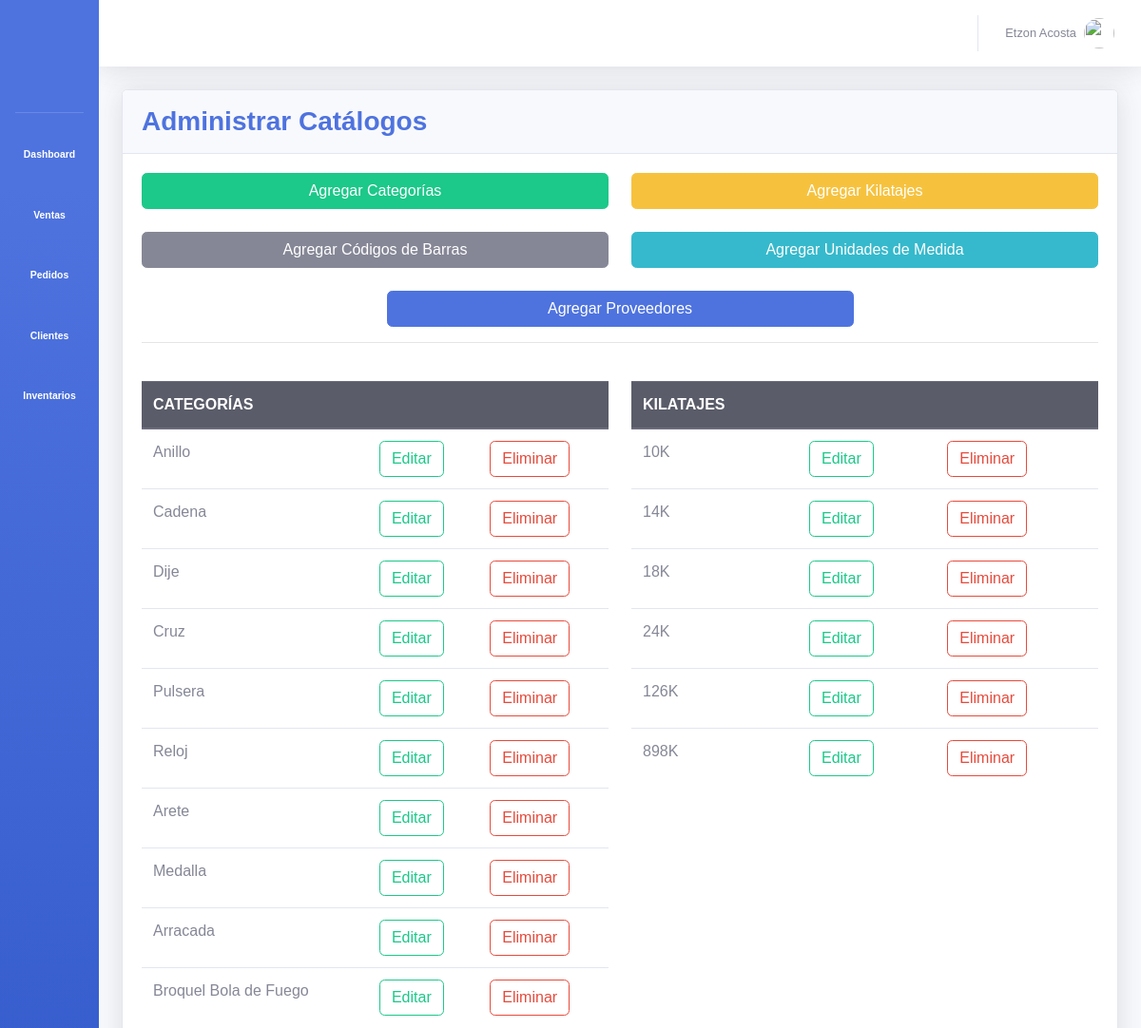
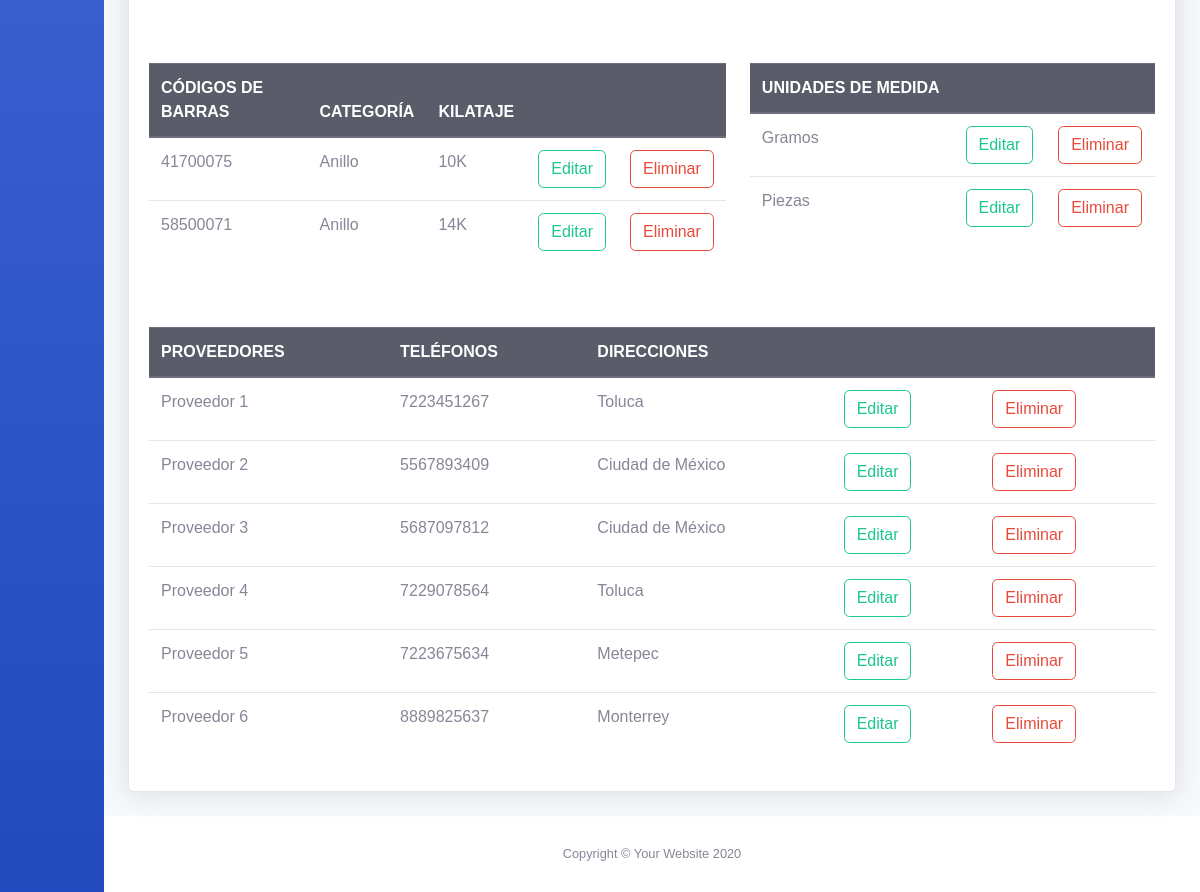
Page /inventarios/administrar_catalogos/ on the earlier database version (2 pictures, top to bottom).
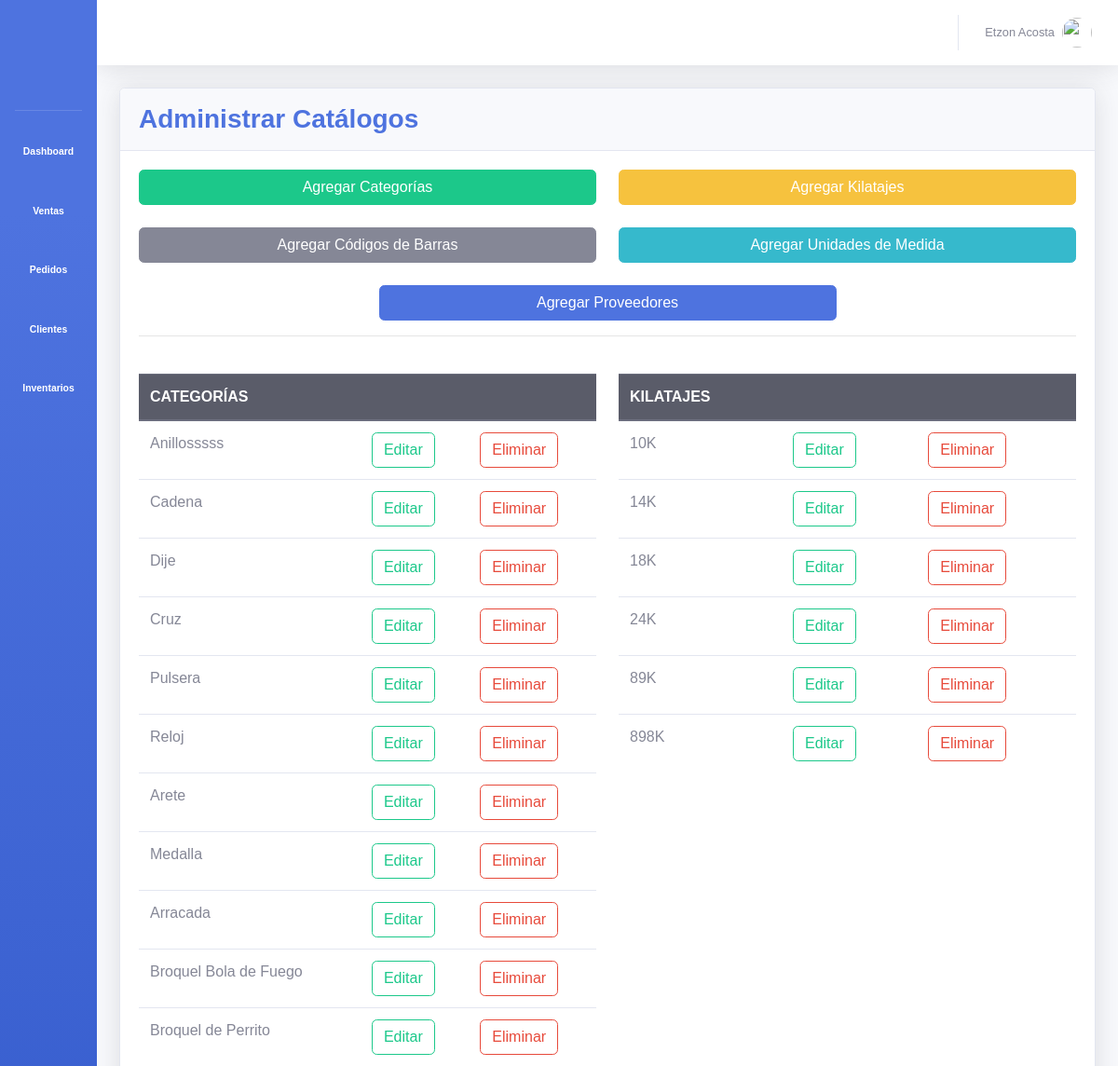
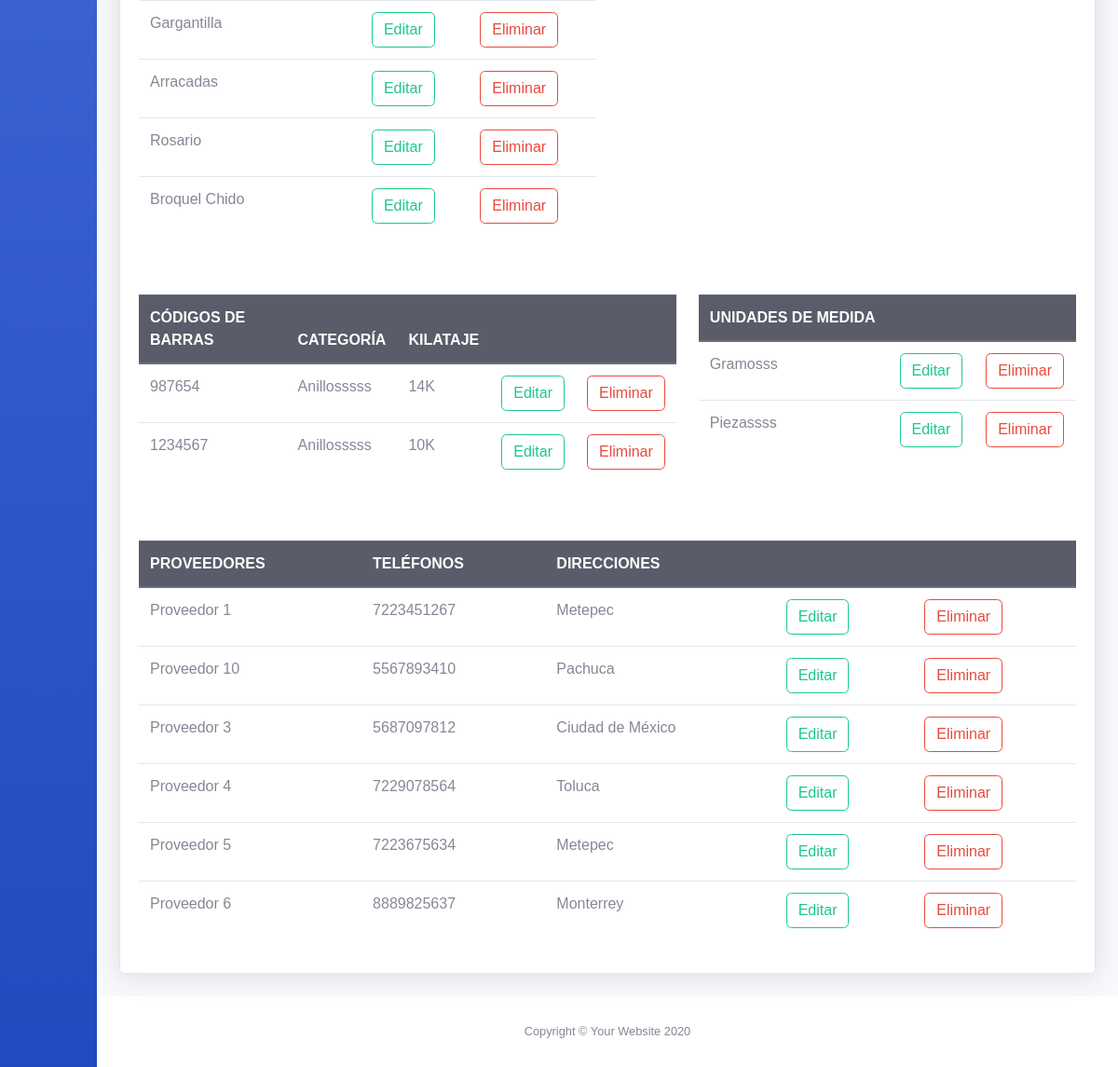
Same page on the later database version (2 pictures, top to bottom).
### inventarios/models.py (models this page shows, shortened)
class Category(models.Model):
	category_id = models.AutoField(primary_key=True)
	name = models.CharField(max_length=50)
	class Meta:
		db_table = 'categories'
		verbose_name_plural = 'categories'
	def __str__(self):
		return self.name

class Kilate(models.Model):
	kilate_id = models.AutoField(primary_key=True)
	name = models.CharField(max_length=5)
	def __str__(self):
		return self.name

class Barcode(models.Model):
	barcode = models.IntegerField(primary_key=True)
	category = models.ForeignKey(Category, on_delete=models.CASCADE)
	kilate = models.ForeignKey(Kilate, on_delete=models.CASCADE)

class UnitMeasurement(models.Model):
	unit_measurement_id = models.AutoField(primary_key=True)
	name = models.CharField(max_length=10)
	class Meta:
		db_table = 'units_measurements'
		verbose_name = 'unit Measurement'
		verbose_name_plural = 'units Measurements'
	def __str__(self):
		return self.name

class Vendor(models.Model):
	vendor_id = models.AutoField(primary_key=True)
	name = models.CharField(max_length=50)
	phone = models.CharField(max_length=15)
	address = models.CharField(max_length=50)

### inventarios/views.py (the view)
# urls.py: path('administrar_catalogos/', views.administrar_catalogos, name='administrar_catalogos'),
def administrar_catalogos(request):
	categorias = Category.objects.all()
	kilatajes = Kilate.objects.all()
	unidades = UnitMeasurement.objects.all()
	proveedores = Vendor.objects.all()
	codigos = Barcode.objects.all()
	product_form = ProductForm()
	cantidad_filas = range(10)
	cantidad_columnas = range(6)
	contexto = {
		'cantidad_filas': cantidad_filas,
		'cantidad_columnas': cantidad_columnas,
		'product_form': product_form,
		'categorias': categorias,
		'kilatajes': kilatajes,
		'unidades': unidades,
		'proveedores': proveedores,
		'codigos': codigos}
	return render(request, 'inventarios/administrar_catalogos.html', contexto)

### inventarios/forms.py
class ProductForm(ModelForm):
	class Meta:
		model = Product
		fields = '__all__'
		exclude = ['barcode']

### inventarios/templates/inventarios/administrar_catalogos.html (shortened to what this page needs)
{% extends 'base.html' %}
{% load static %}
{% load widget_tweaks %}
{% block css_variables %}
<link rel="stylesheet" type="text/css" href="{% static '/css/inventarios/administrar_catalogos.css' %}">
<link rel="stylesheet" href="https://cdn.jsdelivr.net/npm/bootstrap-select@1.13.14/dist/css/bootstrap-select.min.css">
{% endblock %}
{% block content %}
	<div class="row">
		<div class="col-xl-12">
			<div class="card shadow mb-4">
		    <div class="card-header py-3">
		      <h3 class="m-0 font-weight-bold text-primary">Administrar Catálogos</h3>
		    </div>
		    <div class="card-body">
		    	<div class="row">
		    		<div class="col-xl-6">
		    			<button type="button" class="btn btn-success boton-agregar" id="boton-agregar-categoria">Agregar Categorías</button>
		    		</div>
		    		<div class="col-xl-6">
		    			<button type="button" class="btn btn-warning boton-agregar" id="boton-agregar-kilataje">Agregar Kilatajes</button>
		    		</div>
		    	</div>
		    	<br>
		    	<div class="row">
		    		<div class="col-xl-6">
		    			<button type="button" class="btn btn-secondary boton-agregar" id="boton-agregar-codigo">Agregar Códigos de Barras</button>
		    		</div>
		    		<div class="col-xl-6">
		    			<button type="button" class="btn btn-info boton-agregar" id="boton-agregar-unidad">Agregar Unidades de Medida</button>
		    		</div>
		    	</div>
		    	<br>
		    	<div class="row justify-content-center">
		    		<div class="col-xl-6">
		    			<button type="button" class="btn btn-primary boton-agregar" id="boton-agregar-proveedor">Agregar Proveedores</button>
		    		</div>
		    	</div>
					<hr>
		    	<br>
		    	<div class="row">
		    		<div class="col-xl-6">
		    			<div class="table-responsive">
		    				<table class="table" id="tabla-categorias">
		    					<thead class="thead-dark">
		    						<tr>
		    							<th>Categorías</th>
		    							<th></th>
		    							<th></th>
		    						</tr>
		    					</thead>
		    					<tbody>
		    						{% for categoria in categorias %}
		    						<tr>
		    							<td>{{ categoria }}</td>
		    							<td>
		    								<input id="{{ categoria.category_id }}-{{ categoria }}" onclick="editarCategoriaModal(this.id)" type="button" class="btn btn-outline-success boton-editar-categoria" value="Editar">
		    							</td>
		    							<td>
		    								<input type="button" class="btn btn-outline-danger" value="Eliminar">
		    							</td>
		    						</tr>
		    						{% endfor %}
		    					</tbody>
		    				</table>
		    			</div>
		    		</div>
		    		<div class="col-xl-6">
	    				<div class="table-responsive">
		    				<table class="table" id="tabla-kilatajes">
		    					<thead class="thead-dark">
		    						<tr>
		    							<th>Kilatajes</th>
		    							<th></th>
		    							<th></th>
		    						</tr>
		    					</thead>
		    					<tbody>
		    						{% for kilataje in kilatajes %}
		    						<tr>
		    							<td>{{ kilataje }}</td>
		    							<td>
		    								<input id="{{ kilataje.kilate_id }}-{{ kilataje }}" onclick="editarKilatajeModal(this.id)" type="button" class="btn btn-outline-success boton-editar-kilataje" value="Editar">
		    							</td>
		    							<td>
		    								<input type="button" class="btn btn-outline-danger" value="Eliminar">
		    							</td>
		    						</tr>
		    						{% endfor %}
		    					</tbody>
		    				</table>
		    			</div>
		    		</div>
		    	</div>
		    	<br>
		    	<br>
		    	<div class="row">
		    		<div class="col-xl-7">
		    			<div class="table-responsive">
		    				<table class="table" id="tabla-codigos">
		    					<thead class="thead-dark">
		    						<tr>
		    							<th>Códigos de Barras</th>
		    							<th>Categoría</th>
		    							<th>Kilataje</th>
		    							<th></th>
		    							<th></th>
		    						</tr>
		    					</thead>
		    					<tbody>
		    						{% for codigo in codigos %}
		    						<tr>
		    							<td>{{ codigo.barcode }}</td>
		    							<td>{{ codigo.category }}</td>
		    							<td>{{ codigo.kilate }}</td>
		    							<td>
		    								<input id="{{ codigo.barcode }}-{{ codigo.category }}-{{ codigo.kilate }}" onclick="editarCodigoModal(this.id)" type="button" class="btn btn-outline-success" value="Editar">
		    							</td>
		    							<td>
		    								<input type="button" class="btn btn-outline-danger" value="Eliminar">
		    							</td>
		    						</tr>
		    						{% endfor %}
		    					</tbody>
		    				</table>
		    			</div>
		    		</div>
		    		<div class="col-xl-5">
		    			<div class="table-responsive">
		    				<table class="table" id="tabla-unidades">
		    					<thead class="thead-dark">
		    						<tr>
		    							<th>Unidades de Medida</th>
		    							<th></th>
		    							<th></th>
		    						</tr>
		    					</thead>
		    					<tbody>
		    						{% for unidad in unidades %}
		    						<tr>
		    							<td>{{ unidad }}</td>
		    							<td>
		    								<input id="{{ unidad.unit_measurement_id }}-{{ unidad }}" onclick="editarUnidadModal(this.id)" type="button" class="btn btn-outline-success" value="Editar">
		    							</td>
		    							<td>
		    								<input type="button" class="btn btn-outline-danger" value="Eliminar">
		    							</td>
		    						</tr>
		    						{% endfor %}
		    					</tbody>
		    				</table>
		    			</div>
		    		</div>
		    	</div>
		    	<br>
		    	<br>
		    	<div class="row">
		    		<div class="col-xl-12">
		    			<div class="table-responsive">
		    				<table class="table" id="tabla-proveedores">
		    					<thead class="thead-dark">
		    						<tr>
		    							<th>Proveedores</th>
		    							<th>Teléfonos</th>
		    							<th>Direcciones</th>
		    							<th></th>
		    							<th></th>
		    						</tr>
		    					</thead>
		    					<tbody>
		    						{% for proveedor in proveedores %}
		    						<tr>
		    							<td>{{ proveedor.name }}</td>
											<td>{{ proveedor.phone }}</td>
		    							<td>{{ proveedor.address }}</td>
		    							<td>
		    								<input id="{{ proveedor.vendor_id }}-{{ proveedor.name }}-{{ proveedor.phone }}-{{ proveedor.address }}" onclick="editarProveedorModal(this.id)" type="button" class="btn btn-outline-success" value="Editar">
		    							</td>
		    							<td>
		    								<input type="button" class="btn btn-outline-danger" value="Eliminar">
		    							</td>
		    						</tr>
		    						{% endfor %}
		    					</tbody>
		    				</table>
		    			</div>
		    		</div>
		    	</div>
		    </div>
		  </div>
		</div>
	</div>
{% endblock %}

### templates/base.html (shortened to what this page needs)
{% load static %}
<!DOCTYPE html>
<html lang="en">
<head>
  <link href="{% static '/css/fontawesome/css/all.min.css' %}" rel="stylesheet" type="text/css">
  <link href="{% static '/css/sb-admin-2.min.css' %}" rel="stylesheet">
  <link rel="stylesheet" type="text/css" href="https://cdn.datatables.net/1.10.22/css/jquery.dataTables.min.css">
  <link rel="stylesheet" type="text/css" href="{% static '/css/base/main_base.css' %}">
  {% block css_variables %}{% endblock %}
</head>
<body id="page-top">
  <div id="wrapper">
    <ul class="navbar-nav bg-gradient-primary sidebar sidebar-dark accordion toggled" id="accordionSidebar">
      <br>
      <a class="sidebar-brand d-flex align-items-center justify-content-center" href="index.html">
        <div class="sidebar-brand-icon rotate-n-15">
          <i class="fas fa-laugh-wink"></i>
        </div>
      </a>
      <br>
      <hr class="sidebar-divider my-0">
      <li class="nav-item active">
        <a class="nav-link" href="{% url 'dashboard' %}">
          <i class="fas fa-fw fa-tachometer-alt"></i>
          <span>Dashboard</span></a>
      </li>
      <li class="nav-item active">
        <a class="nav-link" href="{% url 'ventas' %}">
          <i class="fas fa-dollar-sign"></i>
          <span>Ventas</span></a>
      </li>
      <li class="nav-item active">
        <a class="nav-link" href="{% url 'pedidos' %}">
          <i class="fas fa-box"></i>
          <span>Pedidos</span></a>
      </li>
      <li class="nav-item active">
        <a class="nav-link" href="{% url 'clientes' %}">
          <i class="fas fa-user-friends"></i>
          <span>Clientes</span></a>
      </li>
      <li class="nav-item active">
        <a class="nav-link" href="{% url 'inventarios' %}">
          <i class="far fa-gem"></i>
          <span>Inventarios</span></a>
      </li>
    </ul>
    <div id="content-wrapper" class="d-flex flex-column">
      <div id="content">
        <nav class="navbar navbar-expand navbar-light bg-white topbar mb-4 static-top shadow">
          <ul class="navbar-nav ml-auto">
            <li class="nav-item dropdown no-arrow">
              <a class="nav-link dropdown-toggle" href="#" id="userDropdown" role="button" data-toggle="dropdown" aria-haspopup="true" aria-expanded="false">
                <span class="mr-2 d-none d-lg-inline text-gray-600 small">Etzon Acosta</span>
                <img class="img-profile rounded-circle" src="https://source.unsplash.com/QAB-WJcbgJk/60x60">
              </a>
            </li>
          </ul>
        </nav>
        <div class="container-fluid">
          {% block content %}
          {% endblock %}
        </div>
      </div>
      <footer class="sticky-footer bg-white">
        <div class="container my-auto">
          <div class="copyright text-center my-auto">
            <span>Copyright &copy; Your Website 2020</span>
          </div>
        </div>
      </footer>
    </div>
  </div>
</body>
</html>

### static/css/base/main_base.css (style rules this page uses)
* { font-family: sans-serif; }

### static/css/inventarios/administrar_catalogos.css (style rules this page uses)
.boton-agregar { width: 100%; }
th { text-transform: uppercase; }

Differences in the rows shown:
removed Barcode: barcode "41700075", category "Anillo", kilate "10K"
removed Barcode: barcode "58500071", category "Anillo", kilate "14K"
changed Category: name "Anillo" → "Anillosssss"
added Category: name "Broquel de Perrito"
added Category: name "Gargantilla"
added Category: name "Arracadas"
added Category: name "Rosario"
added Category: name "Broquel Chido"
changed Kilate (number 5 of 6 on the later page): name "126K" → "89K"
added Barcode: barcode "987654", category "Anillosssss", kilate "14K"
added Barcode: barcode "1234567", category "Anillosssss", kilate "10K"
changed UnitMeasurement: name "Gramos" → "Gramosss"
changed UnitMeasurement: name "Piezas" → "Piezassss"
changed Vendor "Proveedor 1": address "Toluca" → "Metepec"
changed Vendor: name "Proveedor 2" → "Proveedor 10"; phone "5567893409" → "5567893410"; address "Ciudad de México" → "Pachuca"
